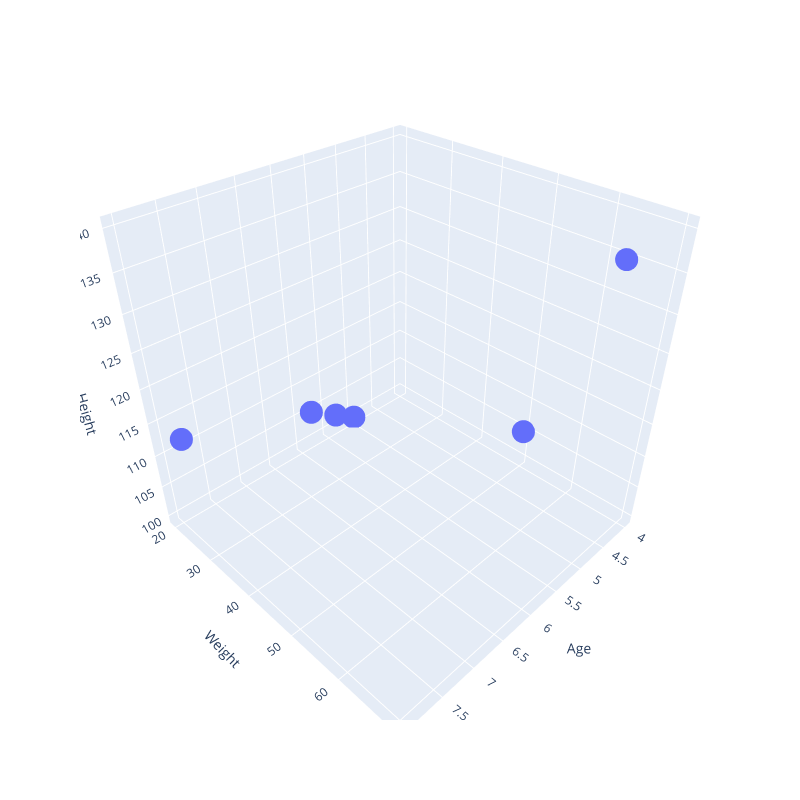

The cell this chart's notebook holds for it:
### Code cell
import plotly.express as px

fig = px.scatter_3d(df, x='Age', y='Weight', z='Height')

fig.update_layout(
    width=800,
    height=800
)

### Figure 1 — Plotly figure (JSON) as saved in the notebook; plotly's stock layout.template omitted (floating-point values rounded to 4 significant figures)
{"data": [{"hovertemplate": "Age=%{x}<br>Weight=%{y}<br>Height=%{z}<extra></extra>", "legendgroup": "", "marker": {"color": "#636efa", "symbol": "circle"}, "mode": "markers", "name": "", "scene": "scene", "showlegend": false, "type": "scatter3d", "x": [5, 6, 8, 7, 4, 5], "y": [20, 30, 25, 40, 50, 70], "z": [100, 110, 115, 120, 105, 140]}], "layout": {"height": 800, "legend": {"tracegroupgap": 0}, "margin": {"t": 60}, "scene": {"domain": {"x": [0, 1], "y": [0, 1]}, "xaxis": {"title": {"text": "Age"}}, "yaxis": {"title": {"text": "Weight"}}, "zaxis": {"title": {"text": "Height"}}}, "width": 800}}
